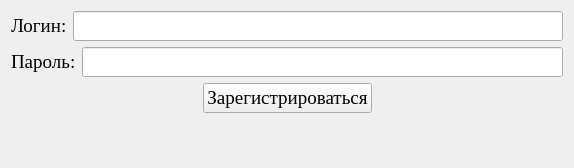
<?xml version="1.0" encoding="UTF-8"?>
<ui version="4.0">
 <class>Form</class>
 <widget class="QWidget" name="Form">
  <property name="geometry">
   <rect>
    <x>0</x>
    <y>0</y>
    <width>574</width>
    <height>168</height>
   </rect>
  </property>
  <property name="font">
   <font>
    <family>Times New Roman</family>
    <pointsize>14</pointsize>
   </font>
  </property>
  <property name="windowTitle">
   <string>Form</string>
  </property>
  <layout class="QVBoxLayout" name="verticalLayout">
   <item>
    <layout class="QHBoxLayout" name="horizontalLayout">
     <item>
      <widget class="QLabel" name="label">
       <property name="text">
        <string>Логин:</string>
       </property>
      </widget>
     </item>
     <item>
      <widget class="QLineEdit" name="input_login"/>
     </item>
    </layout>
   </item>
   <item>
    <layout class="QHBoxLayout" name="horizontalLayout_2">
     <item>
      <widget class="QLabel" name="label_2">
       <property name="text">
        <string>Пароль:</string>
       </property>
      </widget>
     </item>
     <item>
      <widget class="QLineEdit" name="input_password">
       <property name="echoMode">
        <enum>QLineEdit::Normal</enum>
       </property>
      </widget>
     </item>
    </layout>
   </item>
   <item>
    <layout class="QHBoxLayout" name="horizontalLayout_3">
     <item>
      <spacer name="horizontalSpacer">
       <property name="orientation">
        <enum>Qt::Horizontal</enum>
       </property>
       <property name="sizeHint" stdset="0">
        <size>
         <width>40</width>
         <height>20</height>
        </size>
       </property>
      </spacer>
     </item>
     <item>
      <widget class="QPushButton" name="button_sign_up">
       <property name="text">
        <string>Зарегистрироваться</string>
       </property>
      </widget>
     </item>
     <item>
      <spacer name="horizontalSpacer_2">
       <property name="orientation">
        <enum>Qt::Horizontal</enum>
       </property>
       <property name="sizeHint" stdset="0">
        <size>
         <width>40</width>
         <height>20</height>
        </size>
       </property>
      </spacer>
     </item>
    </layout>
   </item>
   <item>
    <widget class="QLabel" name="status">
     <property name="text">
      <string/>
     </property>
    </widget>
   </item>
  </layout>
 </widget>
 <resources/>
 <connections/>
</ui>
